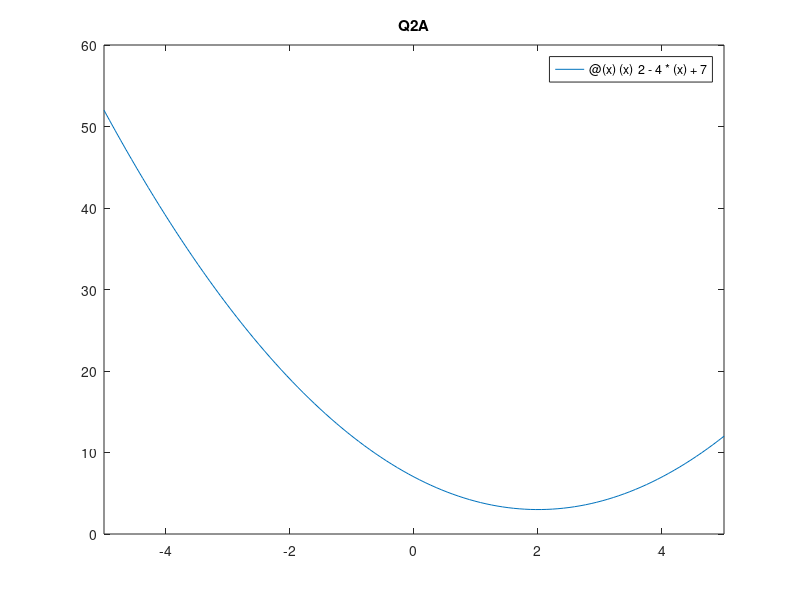
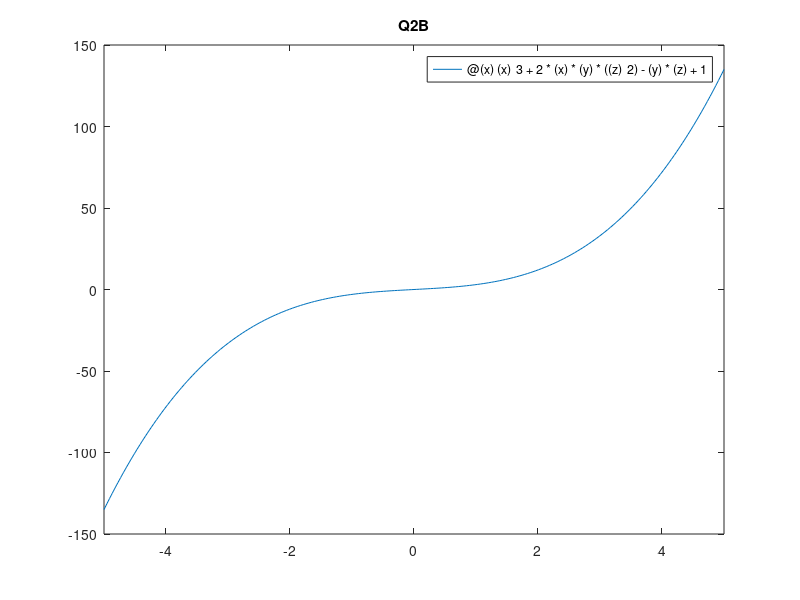
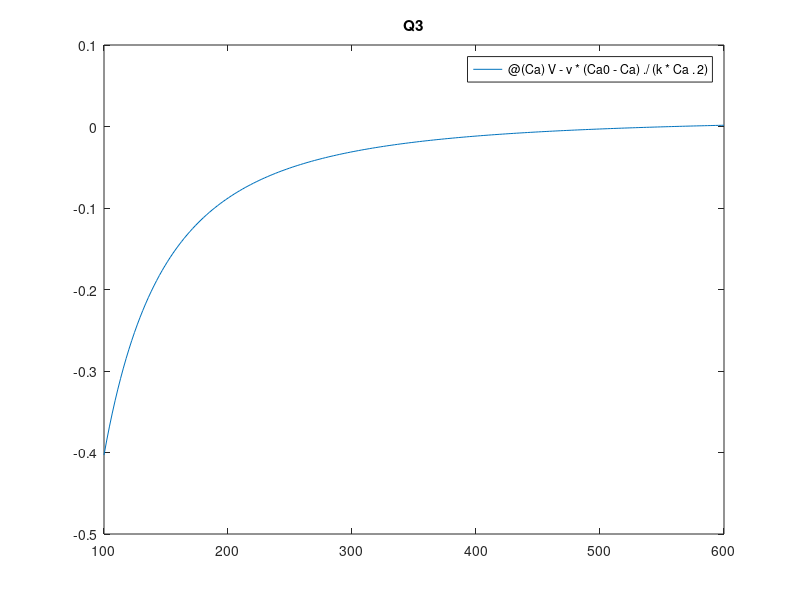

Reproduce these figures in MATLAB, in order. (Note: this script raises an error after producing the figures.)
%Abdul Rahman Khan
%GL1811
%20PKB079

% Q1
f = @(x) (x)^3 - 9*((x)^2) + 3.8197;

x = [0 6];
    
a = fzero(f, x);


% Q2a

f = @(x) (x)^2 - 4*(x) + 7;
x = [-1 3];
figure(1)
fplot(f)
title('Q2A')

%a = fzero(f,x)%will show error because the function never touches the x axis

% Q2b

y = 1;
z = 1;
f = @(x) (x)^3 + 2*(x)*(y)*((z)^2)-(y)*(z)+1;
figure(2)
fplot(f)
title('Q2B')

b = fzero(f,[-1 1]);


% Q3

Ca0 = 2000;
V=0.01;
v=0.0005;
k=0.00023;

g = @(Ca) V-v*(Ca0-Ca)./(k*Ca.^2);
figure(3)
fplot(g, [100 600])
title('Q3')
fsolve(@(Ca) g(Ca),520)

x=fsolve(g,500);

a1=g(x);

options=optimset( 'Display','iter');

[X,FVAL,EXITFLAG,OUTPUT]=fsolve( g, 500,options);

options=optimset('TolFun',1e-9);


[x2,FVAL,EXITFLAG,OUTPUT ]=fsolve( g,500,options);

a2=g(x2);

sprintf('The concentration for 1st tolerance is %1.2f mol/L',x2')

[X,FVAL,EXITFLAG,OUTPUT ]=fsolve( g,500,options);

options=optimset('TolFun',1e-15);

[x3,FVAL,EXITFLAG,OUTPUT ]=fsolve(g,500,options);

a3=g(x3);

sprintf('The concentration for 2nd tolerance is %1.2f mol/m^3',x3')

% Q4
 syms FA
 k=0.23;
 FA0=1; 
 v0=10;
 fn = (1./(-(k.*FA)./v0));
 q(FA) =  int(fn,FA0,FA);
 
 FA_span = 1:-0.0001:0.0000001;
 
 y1 = 100 -(q(FA_span));
 figure(4)
 plot(FA_span, y1)
 title('Q4')
 xlabel('FA')
 ylabel('100 - quad(f1,FA0,FA)')
 grid on

%solution using fsolve 
k = 0.23;
v0 = 10;

fun = @(Fa)  100 - (log(Fa)/(-k/v0));
x0 = 0.5;
FA = fsolve(fun,x0); 
CA = FA/v0;

% Q5

f=@(x,y) 2+x+y-x^2+8*x*y+y^3;
g=@(x,y) 1+2*x-3*y+x^2-y*exp(x);
x=linspace(-5,5,1000);
fx=arrayfun(@(x) fzero(@(y) f(x,y),0.1),x);
gx=arrayfun(@(x) fzero(@(y) g(x,y),0),x);
figure(5)
plot(x,fx,x,gx)
title('Q5')
xlabel('x')
ylabel('y')
f1=@(z) [f(z(1),z(2));g(z(1),z(2))];
fsolve(f1,[-1 0])

% Q6

T = 298;
Q = 2.5/1000;
P = 103*1000;
L = 100;
d = 46.08+9.418*T-0.0329*T^2+(4.882*1e-5*T^3)-2.895*T^4*1e-8;
u = exp(-10.547+541.69/(T-144.53));
Re = linspace(2200,9000);
f = arrayfun(@Fanning_Friction_Factor,Re);
figure(6)
plot(Re,f)
title('Q6')
xlabel('Re')
ylabel('Fanning Friction Factor')
D = fzero(@findD,0.04);
sprintf('The diameter of the pipe is = %s\n', D)
function fF = Fanning_Friction_Factor(Re)
if Re<2100
fF = 16/Re;
fprintf('Laminar Flow')
else
fx = @(f) 1/sqrt(f)-(4.0*log10(Re*sqrt(f))-0.4);
fF = fzero(fx,0.01);
fprintf('Turbulent Flow')
end
end
function z = findD(D)
T = 298;
Q = 2.5/1000;
P = 103*1000;
L=100;
d=46.08+9.418*T-0.0329*T^2+(4.882*1e-5*T^3)-2.895*T^4*1e-8;
u=exp(-10.547+541.69/(T-144.53));
v = Q/(pi*D^2/4);
Re = D*v*d/u;
fF = Fanning_Friction_Factor(Re);
z = P - 2*fF*d*L*v^2/D;
end